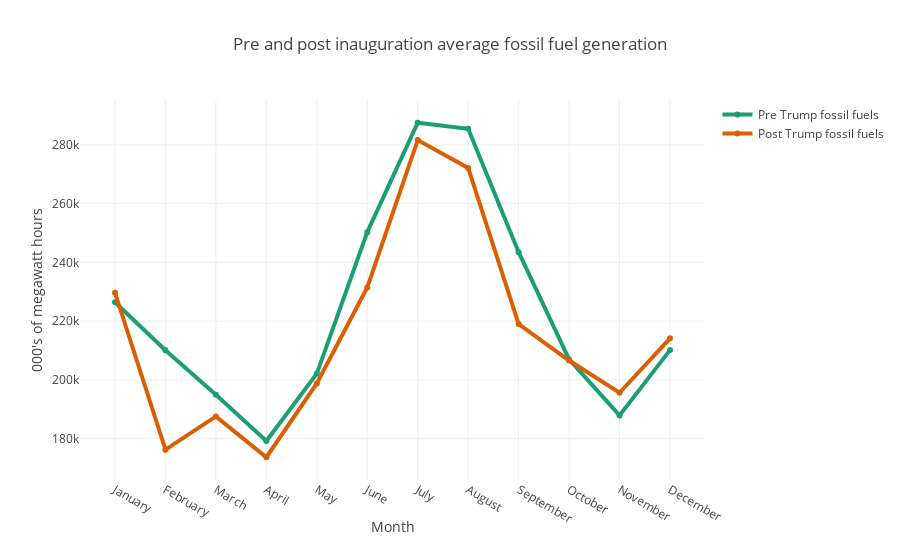

Source (notebook cell):
### Markdown cell above
Now plot the nuclear, total renewable and total fossil fuel monthly average for the two portions of time and see if we can see a big difference

### Code cell
dark2 = cl.scales['6']['qual']['Dark2']
pre_t_ff = go.Scatter(x=months, y = list(group_pre_t['total_ff']), name = 'Pre Trump fossil fuels', \
                      line = dict(color = dark2[0],width = 4))

post_t_ff = go.Scatter(x=months, y = list(group_post_t['total_ff']), name = 'Post Trump fossil fuels', \
                       line = dict(color = dark2[1],width = 4))

data2 = [pre_t_ff, post_t_ff]

layout2 = dict(title = 'Pre and post inauguration average fossil fuel generation', xaxis = dict(title = 'Month'),\
              yaxis = dict(title = '000\'s of megawatt hours'))

fig2 = dict(data=data2, layout=layout2)
plotly.offline.iplot(fig2)

### Figure 1 — Plotly figure (JSON) as saved in the notebook; plotly's stock layout.template omitted (floating-point values rounded to 4 significant figures)
{"data": [{"line": {"color": "rgb(27,158,119)", "width": 4}, "name": "Pre Trump fossil fuels", "type": "scatter", "uid": "4c51250d-eb62-4c77-8f1c-b47e8060dd7a", "x": ["January", "February", "March", "April", "May", "June", "July", "August", "September", "October", "November", "December"], "y": [226400.0, 210083, 194900.0, 179231, 202100.0, 250300.0, 287500.0, 285439, 243500.0, 207000.0, 187900.0, 210131]}, {"line": {"color": "rgb(217,95,2)", "width": 4}, "name": "Post Trump fossil fuels", "type": "scatter", "uid": "d4d5e5f8-919a-4e61-9d79-603d20d51f76", "x": ["January", "February", "March", "April", "May", "June", "July", "August", "September", "October", "November", "December"], "y": [229653, 176261, 187582, 173700.0, 198786, 231444, 281634, 272149, 219012, 206590, 195613, 214136]}], "layout": {"title": {"text": "Pre and post inauguration average fossil fuel generation"}, "xaxis": {"title": {"text": "Month"}}, "yaxis": {"title": {"text": "000's of megawatt hours"}}}}
